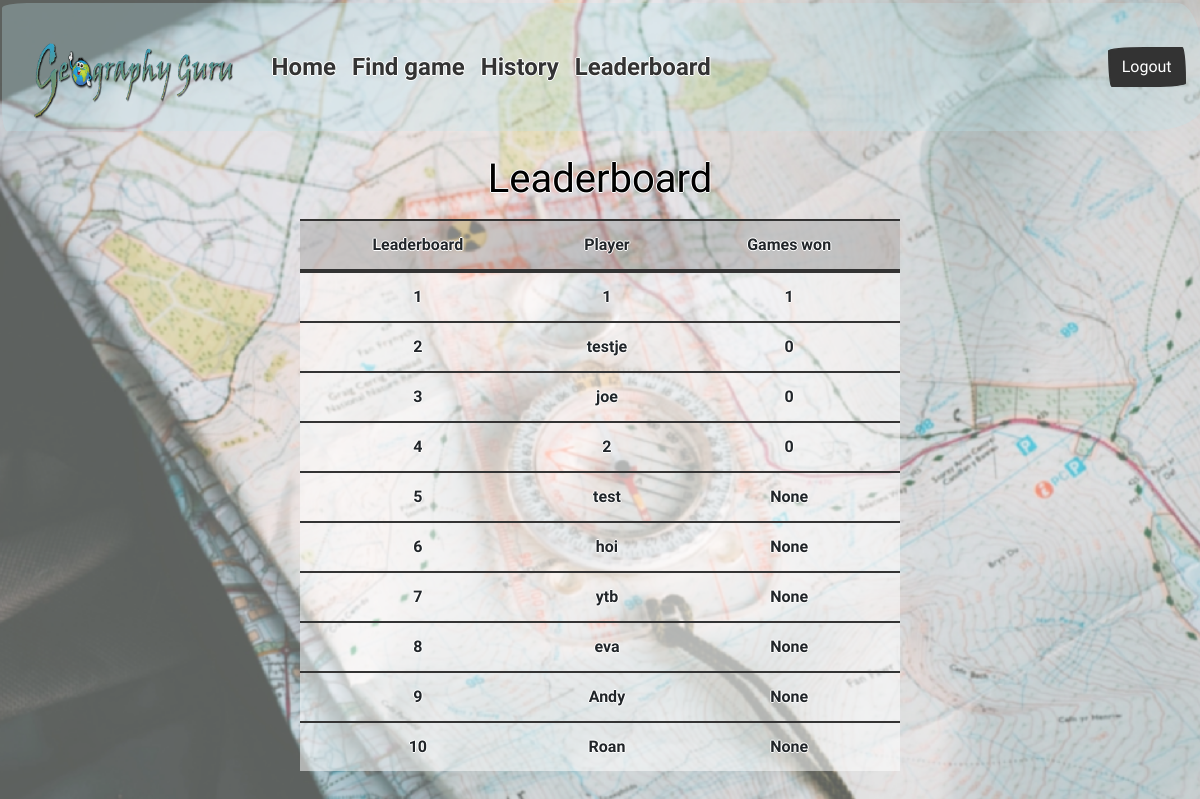
/leaderboard (signed in), run on the app's committed database.
### tables this page shows
CREATE TABLE 'users' ('id' INTEGER PRIMARY KEY AUTOINCREMENT NOT NULL, 'username' TEXT NOT NULL, 'hash' TEXT NOT NULL, 'games_won' INTEGER);

### application.py (the view)
@app.route("/leaderboard", methods=["GET"])
@login_required
def leaderboard():
    global score
    score = 0
    position = 0
    hoogste = highest()
    print("hoogste", hoogste)
    return render_template("leaderboard.html", hoogste = hoogste)

### helpers.py (called while the page is built)
def login_required(f):
    @wraps(f)
    def decorated_function(*args, **kwargs):
        if session.get("user_id") is None:
            return redirect("/login")
        return f(*args, **kwargs)
    return decorated_function

def highest():
    return db.execute("SELECT username, games_won FROM users ORDER BY games_won DESC LIMIT 10")

### templates/leaderboard.html (shortened to what this page needs)
{% extends "layout.html" %}
{% block main %}
<b><label for="exampleTextarea"><h1>Leaderboard</h1></label></b>
    <table class="table">
      <thead>
        <tr>
          <th scope="col">Leaderboard</th>
          <th scope="col">Player</th>
          <th scope="col">Games won</th>
        </tr>
      </thead>
      {% if hoogste %}
        {% for number in hoogste %}
            <tr>
                <td>{{loop.index}}</td>
                <td>{{ number.username }}</td>
                <td>{{ number.games_won }}</td>
            </tr>
        {% endfor %}
      {% else %}
          <td>No leaderboard</td>
      {% endif %}
{% endblock %}

### templates/layout.html (shortened to what this page needs)
<!DOCTYPE html>
<html lang="en">
    <head>
        <link href="https://stackpath.bootstrapcdn.com/bootswatch/4.2.1/sketchy/bootstrap.min.css" rel="stylesheet">
        <link href="{{ url_for('static', filename='styles.css') }}" rel="stylesheet"/>
    </head>
    <body class="">
        <div class="">
            {% if session.user_id %}
            <nav class="navbar navbar-expand-lg navbar-light" style="background-color: RGB(190,229,235, 0.3);">
            <a class="navbar-brand" href="{{ url_for('index') }}"><img src={{ url_for('static', filename = 'logo.png') }} width="200" height="70"></span></a>
            <div class="collapse navbar-collapse" id="navbarColor02">
              <ul class="navbar-nav mr-auto">
                <li class="nav-item active" action="{{ url_for('index') }}">
                  <a class="nav-link" href="{{ url_for('index') }}">Home<span class="sr-only">(current)</span></a>
                </li>
                <li class="nav-item">
                  <a class="nav-link" href="{{ url_for('find_game') }}">Find game</a>
                </li>
                <li class="nav-item">
                  <a class="nav-link" href="{{ url_for('history') }}">History</a>
                </li>
                <li class="nav-item">
                  <a class="nav-link" href="{{ url_for('leaderboard') }}">Leaderboard</a>
                </li>
              </ul>
              <form class="form-inline my-2 my-lg-0" action="{{ url_for('logout') }}">
                <button class="bttn btn-secondary my-2 my-sm-0" type="submit">Logout</button>
              </form>
            </div>
            </nav>
            {% endif %}
                    </div>
            <main>
                {% block main %}{% endblock %}
            </main>
    </body>
</html>

### static/styles.css (style rules this page uses)
body { background-image: url("world3.png"); background-repeat: no-repeat; background-attachment: fixed; background-position: center; text-align: center; color: black; font-weight: 600; text-shadow: -1px 0 white, 0 1px white, 1px 0 white, 0 -1px white; height: 100%; background-size: cover; }
html, body { margin: 0; height: 100vh; overflow: hidden }
.navbar { min-height: 8rem; width: 100%; border: 0px solid #fff; text-align: center; margin-bottom: 1.5rem; margin-top: 0.2rem; margin-left:0.1rem; margin-right:0.1rem; }
.navbar-brand { padding: 0 15px; height: 80px; line-height: 100px; }
.navbar-brand img { height: 100%; }
@media (min-width: 768px) { .navbar-nav > li > a { padding-top: 26.5px; padding-bottom: 26.5px; line-height: 27px; font-size: 1.5rem; } }
.bttn:not(:disabled):not(.disabled) { margin-left: auto; margin-right: auto; display: inline-block; font-weight: 400; text-align: center; vertical-align: middle; border: 2px solid transparent; padding: 0.375rem 0.75rem; font-size: 1rem; line-height: 1.5; color: #fff; background-color: #333; border-color: #333; border-radius: 255px 25px 225px 25px/25px 225px 25px 255px; text-decoration: none; cursor: pointer; }
.table { border-radius: 5px; width: 50%; margin: 0px auto; float: none; }
table { text-align: center; }
table th { background-color: #aaaaaa87; }
table td { background-color: #ffffff87; }
* { box-sizing: border-box; }
main td { text-align: center; }

### data on the page
users: username "1", games_won "1"
users: username "testje", games_won "0"
users: username "joe", games_won "0"
users: username "2", games_won "0"
users: username "test", games_won "None"
users: username "hoi", games_won "None"
users: username "ytb", games_won "None"
users: username "eva", games_won "None"
users: username "Andy", games_won "None"
users: username "Roan", games_won "None"
